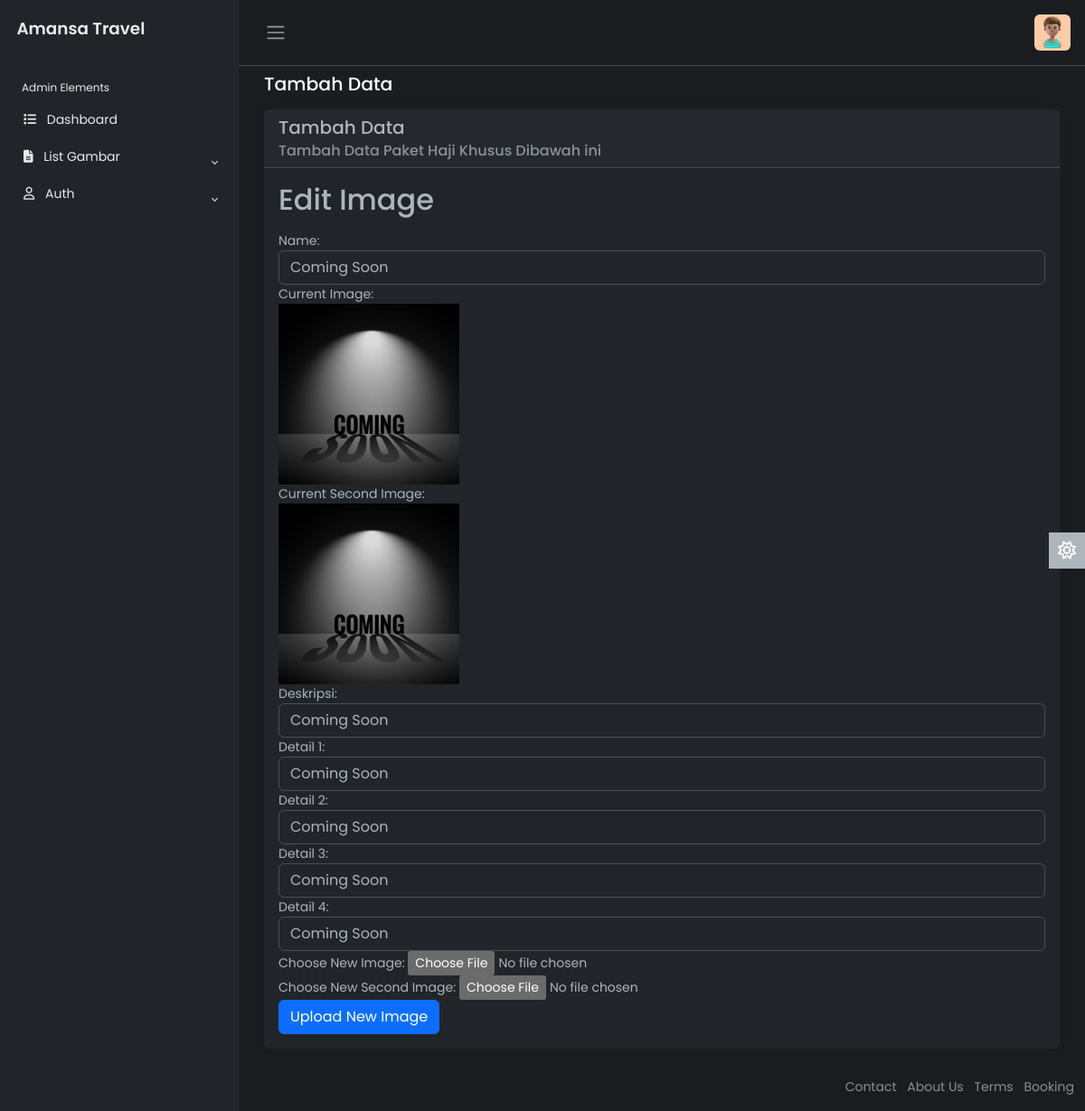
/Admin/menuGambar/paketHajiKhusus/editPaketHajiKhusus.php?id=1 (signed in), run on the app's committed database.
### tables this page shows
CREATE TABLE `hajiKhusus` (
  `id` int(11) NOT NULL,
  `nama` varchar(250) NOT NULL,
  `image` varchar(250) NOT NULL,
  `cover` varchar(250) NOT NULL,
  `deskripsi` varchar(1000) NOT NULL,
  `itenary1` varchar(250) NOT NULL,
  `itenary2` varchar(250) NOT NULL,
  `itenary3` varchar(250) NOT NULL,
  `itenary4` varchar(250) NOT NULL
);

### Admin/menuGambar/paketHajiKhusus/editPaketHajiKhusus.php (the view, shortened to what this page needs)
<?php
require '../../../connection.php';
if (isset($_GET['id'])) {
    $image_id = $_GET['id'];
    $sql = "SELECT * FROM hajiKhusus WHERE id = " . $image_id;
    $result = $conn->query($sql);
    if ($result->num_rows > 0) {
        $row = $result->fetch_assoc();
    }
}
?>
<!DOCTYPE html>
<html lang="en" data-bs-theme="dark">
  <head>
    <link rel="stylesheet" href="https://cdn.jsdelivr.net/npm/bootstrap@5.3.0-alpha2/dist/css/bootstrap.min.css" />
    <link rel="stylesheet" href="../../css/style.css" />
  </head>
  <body>
    <div class="wrapper">
      <aside id="sidebar" class="js-sidebar">
        <div class="h-100">
          <?php include '../sidebarMenuGambar.php'; ?>
        </div>
      </aside>
      <div class="main">
        <?php include '../../../sidebar_profile.php'; ?>
        <main class="content px-3 py-2">
          <div class="container-fluid">
            <div class="mb-3">
              <h4>Tambah Data</h4>
            </div>
            <div class="card border-0">
              <div class="card-header">
                <h5 class="card-title">Tambah Data</h5>
                <h6 class="card-subtitle text-muted">Tambah Data Paket Haji Khusus Dibawah ini</h6>
              </div>
              <div class="card-body">
                <h2 class="mb-3">Edit Image</h2>
                <form action="updatePaketHajiKhusus.php" method="POST" enctype="multipart/form-data">
                    <div class="form-group">
                        <label for="name">Name:</label>
                        <input type="text" class="form-control" id="name" name="name" value="<?php echo $row['nama']; ?>">
                    </div>
                    <div class="form-group">
                        <label for="image">Current Image:</label>
                        <br>
                        <img src="../../img/<?php echo $row['image']; ?>" width="200" alt="">
                    </div>
                    <div class="form-group">
                        <label for="second_image">Current Second Image:</label>
                        <br>
                        <img src="../../img/<?php echo $row['cover']; ?>" width="200" alt="">
                    </div>
                    <div class="form-group">
                        <label for="name">Deskripsi:</label>
                        <input type="text" class="form-control" id="deskripsi" name="deskripsi" value="<?php echo $row['deskripsi']; ?>">
                    </div>
                    <div class="form-group">
                        <label for="name">Detail 1:</label>
                        <input type="text" class="form-control" id="itenary1" name="itenary1" value="<?php echo $row['itenary1']; ?>">
                    </div>
                    <div class="form-group">
                        <label for="name">Detail 2:</label>
                        <input type="text" class="form-control" id="itenary2" name="itenary2" value="<?php echo $row['itenary2']; ?>">
                    </div>
                    <div class="form-group">
                        <label for="name">Detail 3:</label>
                        <input type="text" class="form-control" id="itenary3" name="itenary3" value="<?php echo $row['itenary3']; ?>">
                    </div>
                    <div class="form-group">
                        <label for="name">Detail 4:</label>
                        <input type="text" class="form-control" id="itenary4" name="itenary4" value="<?php echo $row['itenary4']; ?>">
                    </div>
                    <div class="form-group">
                        <label for="new_image">Choose New Image:</label>
                        <input type="file" class="form-control-file" id="new_image" name="new_image">
                    </div>
                    <div class="form-group">
                        <label for="new_second_image">Choose New Second Image:</label>
                        <input type="file" class="form-control-file" id="new_second_image" name="new_second_image">
                    </div>
                    <button type="submit" class="btn btn-primary">Upload New Image</button>
                </form>
              </div>
            </div>
          </div>
        </main>
        <a href="#" class="theme-toggle">
          <i class="fa-regular fa-sun"></i>
        </a>
        <?php include '../footerAdmin.php'; ?>
      </div>
    </div>
  </body>
</html>

### Admin/css/style.css (style rules this page uses)
body { font-family: 'Poppins', sans-serif; font-size: 0.875rem; opacity: 1; overflow-y: scroll; margin: 0; }
a { cursor: pointer; text-decoration: none; font-family: 'Poppins', sans-serif; }
h4 { font-family: 'Poppins', sans-serif; font-size: 1.275rem; color: var(--bs-emphasis-color); }
.wrapper { align-items: stretch; display: flex; width: 100%; }
#sidebar { max-width: 264px; min-width: 264px; background: var(--bs-dark); transition: all 0.35s ease-in-out; }
.main { display: flex; flex-direction: column; min-height: 100vh; min-width: 0; overflow: hidden; transition: all 0.35s ease-in-out; width: 100%; background: var(--bs-dark-bg-subtle); }
.content { flex: 1; max-width: 100vw; width: 100vw; }
@media (min-width:768px) { .content { max-width: auto; width: auto; } }
.card { box-shadow: 0 0 .875rem 0 rgba(34, 46, 60, .05); margin-bottom: 24px; }
.theme-toggle { position: fixed; top: 50%; transform: translateY(-65%); text-align: center; z-index: 10; right: 0; left: auto; border: none; background-color: var(--bs-body-color); }
html[data-bs-theme="dark"] .theme-toggle .fa-sun, html[data-bs-theme="light"] .theme-toggle .fa-moon { cursor: pointer; padding: 10px; display: block; font-size: 1.25rem; color: #FFF; }

### data on the page
hajikhusus: name "Coming Soon", image (picture), cover (picture), deskripsi "Coming Soon", itenary1 "Coming Soon", itenary2 "Coming Soon", itenary3 "Coming Soon", itenary4 "Coming Soon"
